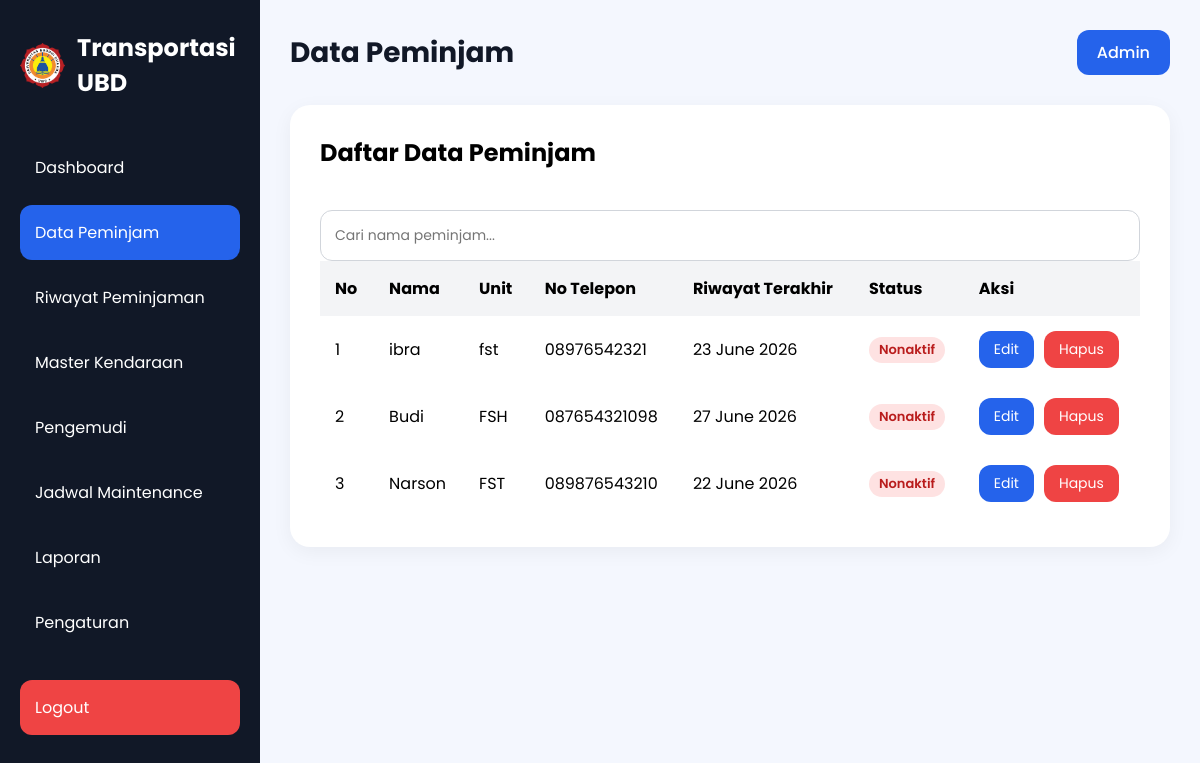
The app's page /data-peminjam.php (signed in), older data.
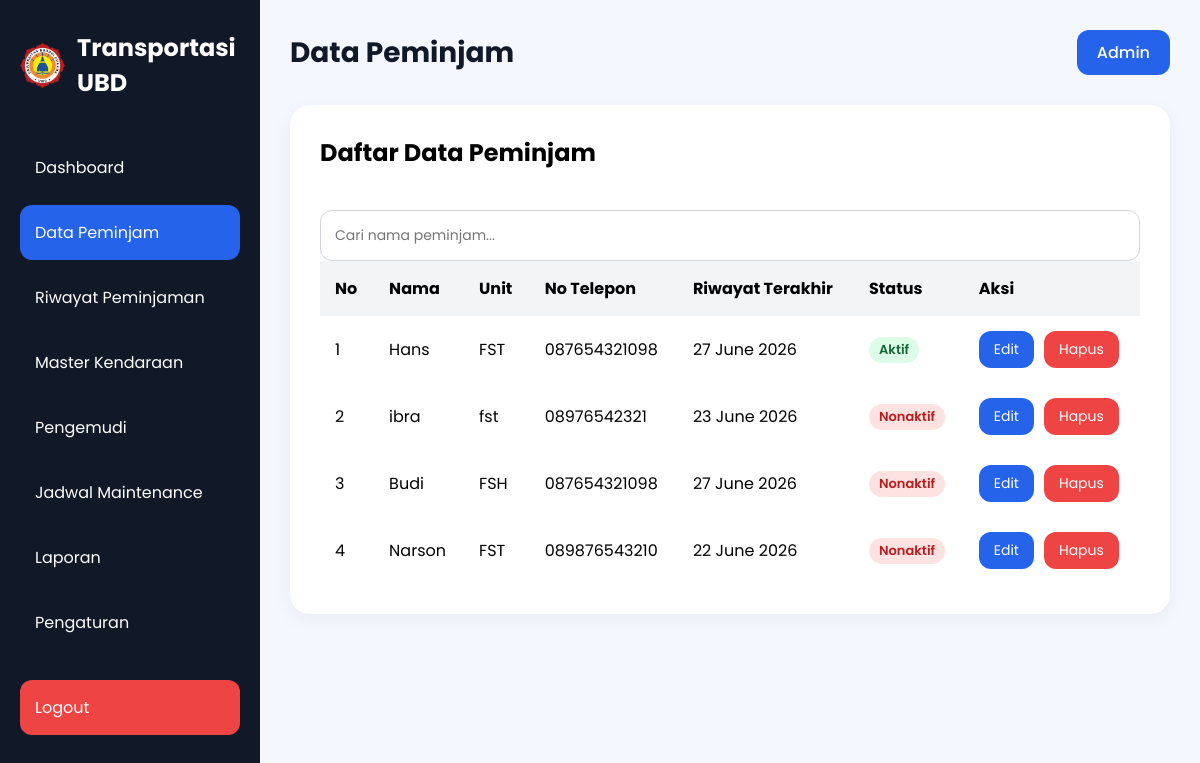
The same page, newer data.
### tables this page shows
CREATE TABLE `data_peminjam` (
  `id` int(11) NOT NULL,
  `nama_peminjam` varchar(100) NOT NULL,
  `unit` varchar(100) NOT NULL,
  `no_telepon` varchar(20) NOT NULL,
  `status` enum('aktif','nonaktif') DEFAULT 'aktif',
  `created_at` timestamp NOT NULL DEFAULT current_timestamp()
);

CREATE TABLE `riwayat` (
  `id` int(11) NOT NULL,
  `nama_peminjam` varchar(100) NOT NULL,
  `kendaraan` varchar(100) NOT NULL,
  `pengemudi` varchar(100) NOT NULL,
  `tanggal_pinjam` date NOT NULL,
  `jam_berangkat` time NOT NULL,
  `tanggal_kembali` date NOT NULL,
  `jam_kembali` time NOT NULL,
  `keperluan` text NOT NULL,
  `tujuan` text NOT NULL,
  `status` enum('disetujui','pending','ditolak') DEFAULT 'pending',
  `file_pdf` varchar(255) DEFAULT NULL,
  `created_at` timestamp NOT NULL DEFAULT current_timestamp()
);

### data-peminjam.php (the view, shortened to what the changed rows need)
<?php
require_once "config/koneksi.php";
$query = mysqli_query($conn, "
    SELECT *
    FROM data_peminjam
    ORDER BY id DESC
");
?>
<!DOCTYPE html>
<html lang="id">
<head>
    <link rel="stylesheet" href="style.css">
</head>
<body>
<div class="container">
    <div class="sidebar">
        <div class="logo">
    <h2>Transportasi UBD</h2>
</div>
    </div>
    <div class="main-content">
        <div class="navbar">
            <h1>Data Peminjam</h1>
        </div>
        <div class="table-container">
            <div style="
                display:flex;
                justify-content:space-between;
                align-items:center;
                margin-bottom:20px;
            ">
                <h2>Daftar Data Peminjam</h2>
            </div>
            <table>
                <thead>
                    <tr>
                        <th>No</th>
                        <th>Nama</th>
                        <th>Unit</th>
                        <th>No Telepon</th>
                        <th>Riwayat Terakhir</th>
                        <th>Status</th>
                        <th>Aksi</th>
                    </tr>
                </thead>
                <tbody id="dataPeminjam">
                    <?php
                    $no = 1;
                    while ($row = mysqli_fetch_assoc($query)) :
                    ?>
                    <?php
                    $nama = $row['nama_peminjam'];
                    $qRiwayat = mysqli_query($conn,"
                        SELECT tanggal_kembali, jam_kembali
                        FROM riwayat
                        WHERE nama_peminjam = '$nama'
                        ORDER BY id DESC
                        LIMIT 1
                    ");
                    $riwayat = mysqli_fetch_assoc($qRiwayat);
                    if($riwayat){
                        $batas_kembali = strtotime(
                            $riwayat['tanggal_kembali'] . ' ' .
                            $riwayat['jam_kembali']
                        );
                        $status = (time() <= $batas_kembali)
                            ? 'aktif'
                            : 'nonaktif';
                    }else{
                        $status = 'nonaktif';
                    }
                    ?>
                    <tr>
                        <td><?= $no++; ?></td>
                        <td><?= $row['nama_peminjam']; ?></td>
                        <td><?= $row['unit']; ?></td>
                        <td><?= $row['no_telepon']; ?></td>
                        <td>
                            <?php if ($riwayat) : ?>
                                <?= date('d F Y', strtotime($riwayat['tanggal_kembali'])) ?>
                            <?php else : ?>
                                -
                            <?php endif; ?>
                        </td>
                        <td>
                            <?php if ($status == 'aktif') : ?>
                                <span class="badge success">
                                    Aktif
                                </span>
                            <?php else : ?>
                                <span class="badge maintenance">
                                    Nonaktif
                                </span>
                            <?php endif; ?>
                        </td>
                        <td>
                            <div class="action-buttons">
                                <button style="
                                    width:auto;
                                    padding:8px 15px;
                                    font-size:14px;
                                    "class = "btn-1 btnEdit"
                                    data-id="<?= $row['id']; ?>"
                                    data-nama="<?= $row['nama_peminjam']; ?>"
                                    data-unit="<?= $row['unit']; ?>"
                                    data-telp="<?= $row['no_telepon']; ?>">
                                    Edit
                                </button>
                                <button
                                    style="
                                        width:auto;
                                        padding:8px 15px;
                                        font-size:14px;
                                        background:#ef4444;"
                                    class="btn-1 btnHapusPeminjam"
                                    data-id="<?= $row['id']; ?>"
                                    data-nama="<?= $row['nama_peminjam']; ?>"
                                >
                                    Hapus
                                </button>
                            </div>
                        </td>
                    </tr>
                    <?php endwhile; ?>
                </tbody>
            </table>
        </div>
    </div>
</div>
</body>
</html>

Row changes from the older to the newer data that the page shows:
added data_peminjam: nama_peminjam "Hans", unit "FST", no_telepon "087654321098", riwayat.tanggal_kembali "27 June 2026", shows "Aktif"
